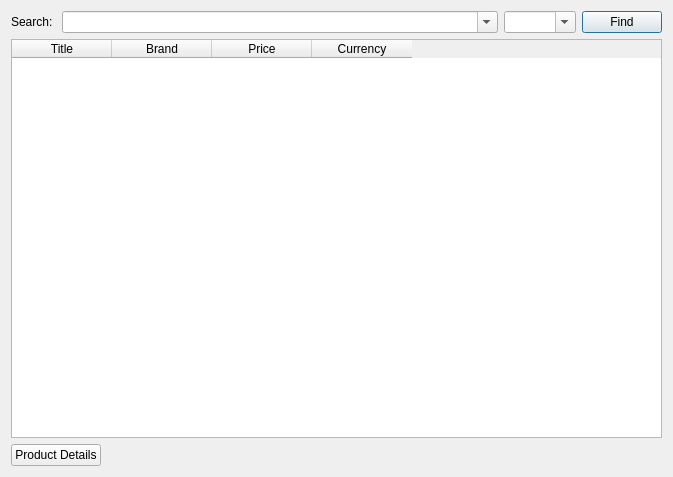
<?xml version="1.0" encoding="UTF-8"?>
<ui version="4.0">
 <class>Form</class>
 <widget class="QWidget" name="Form">
  <property name="geometry">
   <rect>
    <x>0</x>
    <y>0</y>
    <width>673</width>
    <height>477</height>
   </rect>
  </property>
  <property name="windowTitle">
   <string>Form</string>
  </property>
  <layout class="QGridLayout" name="gridLayout">
   <item row="0" column="0">
    <layout class="QVBoxLayout" name="verticalLayout">
     <item>
      <layout class="QHBoxLayout" name="horizontalLayout_2" stretch="1,15,0,0">
       <item>
        <widget class="QLabel" name="label">
         <property name="text">
          <string>Search: </string>
         </property>
        </widget>
       </item>
       <item>
        <widget class="QComboBox" name="comboBoxSearch">
         <property name="editable">
          <bool>true</bool>
         </property>
         <property name="insertPolicy">
          <enum>QComboBox::InsertBeforeCurrent</enum>
         </property>
        </widget>
       </item>
       <item>
        <widget class="QComboBox" name="cbCountry">
         <property name="inputMethodHints">
          <set>Qt::ImhNone</set>
         </property>
         <property name="editable">
          <bool>true</bool>
         </property>
         <property name="insertPolicy">
          <enum>QComboBox::InsertBeforeCurrent</enum>
         </property>
        </widget>
       </item>
       <item>
        <widget class="QPushButton" name="pbSearch">
         <property name="text">
          <string>Find</string>
         </property>
         <property name="icon">
          <iconset resource="resource.qrc">
           <normaloff>:/images/images/searchfind.png</normaloff>:/images/images/searchfind.png</iconset>
         </property>
         <property name="default">
          <bool>true</bool>
         </property>
        </widget>
       </item>
      </layout>
     </item>
     <item>
      <widget class="QTableWidget" name="twProducts">
       <property name="editTriggers">
        <set>QAbstractItemView::NoEditTriggers</set>
       </property>
       <property name="alternatingRowColors">
        <bool>true</bool>
       </property>
       <property name="selectionMode">
        <enum>QAbstractItemView::SingleSelection</enum>
       </property>
       <property name="selectionBehavior">
        <enum>QAbstractItemView::SelectRows</enum>
       </property>
       <property name="sortingEnabled">
        <bool>true</bool>
       </property>
       <property name="rowCount">
        <number>0</number>
       </property>
       <property name="columnCount">
        <number>4</number>
       </property>
       <attribute name="horizontalHeaderVisible">
        <bool>true</bool>
       </attribute>
       <attribute name="horizontalHeaderCascadingSectionResizes">
        <bool>true</bool>
       </attribute>
       <attribute name="horizontalHeaderDefaultSectionSize">
        <number>100</number>
       </attribute>
       <attribute name="horizontalHeaderMinimumSectionSize">
        <number>40</number>
       </attribute>
       <attribute name="verticalHeaderDefaultSectionSize">
        <number>21</number>
       </attribute>
       <column>
        <property name="text">
         <string>Title</string>
        </property>
        <property name="textAlignment">
         <set>AlignHCenter|AlignVCenter|AlignCenter</set>
        </property>
       </column>
       <column>
        <property name="text">
         <string>Brand</string>
        </property>
        <property name="textAlignment">
         <set>AlignHCenter|AlignVCenter|AlignCenter</set>
        </property>
       </column>
       <column>
        <property name="text">
         <string>Price</string>
        </property>
        <property name="textAlignment">
         <set>AlignHCenter|AlignVCenter|AlignCenter</set>
        </property>
       </column>
       <column>
        <property name="text">
         <string>Currency</string>
        </property>
        <property name="textAlignment">
         <set>AlignHCenter|AlignVCenter|AlignCenter</set>
        </property>
       </column>
      </widget>
     </item>
    </layout>
   </item>
   <item row="1" column="0">
    <layout class="QHBoxLayout" name="horizontalLayout">
     <item>
      <widget class="QPushButton" name="detailsButton">
       <property name="text">
        <string>Product Details</string>
       </property>
       <property name="icon">
        <iconset resource="resource.qrc">
         <normaloff>:/images/images/details.png</normaloff>:/images/images/details.png</iconset>
       </property>
      </widget>
     </item>
     <item>
      <spacer name="horizontalSpacer">
       <property name="orientation">
        <enum>Qt::Horizontal</enum>
       </property>
       <property name="sizeHint" stdset="0">
        <size>
         <width>40</width>
         <height>20</height>
        </size>
       </property>
      </spacer>
     </item>
    </layout>
   </item>
  </layout>
 </widget>
 <resources>
  <include location="resource.qrc"/>
 </resources>
 <connections/>
</ui>
